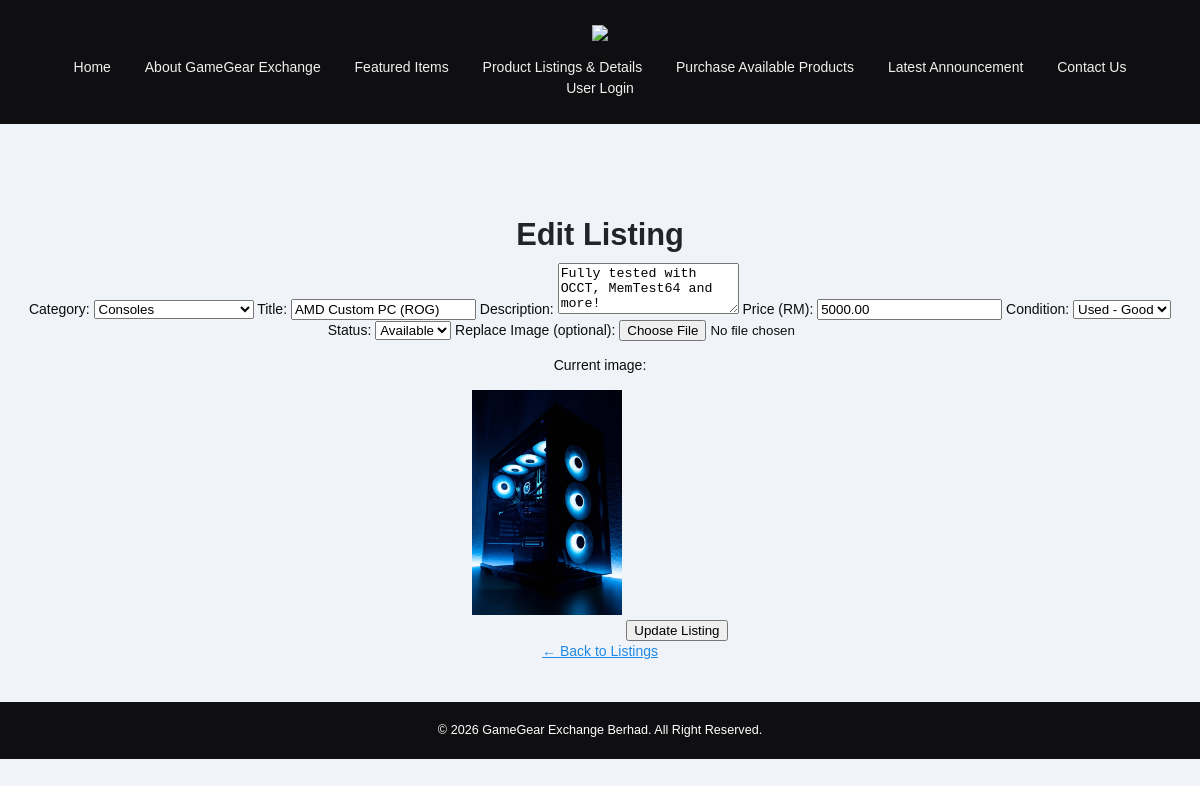
/gamegear/listings/edit.php?id=1, run on the app's committed database.
### tables this page shows
CREATE TABLE listings (
    listing_id INT AUTO_INCREMENT PRIMARY KEY,
    seller_id INT NULL,
    category_id INT NOT NULL,
    title VARCHAR(150) NOT NULL,
    description TEXT,
    price DECIMAL(10,2) NOT NULL,
    item_condition ENUM('New','Like New','Used - Good','Used - Fair') NOT NULL DEFAULT 'Used - Good',
    image_path VARCHAR(200),
    status ENUM('Available','Sold') NOT NULL DEFAULT 'Available',
    is_featured TINYINT(1) NOT NULL DEFAULT 0,
    views INT NOT NULL DEFAULT 0,
    created_at TIMESTAMP DEFAULT CURRENT_TIMESTAMP,
    FOREIGN KEY (seller_id) REFERENCES users(user_id) ON DELETE SET NULL,
    FOREIGN KEY (category_id) REFERENCES categories(category_id)
);

### gamegear/listings/edit.php (the view, shortened to what this page needs)
<?php include('../includes/db.php'); ?>
<!DOCTYPE html>
<html lang="en">
<head>
    <link rel="stylesheet" href="../style/style.css">
</head>
<body>
    <?php include('../content/header.php'); ?>
    <?php include('../content/navigation.php'); ?>
    <div id="contentWrapper">
        <h1>Edit Listing</h1>
        <?php
        if (!isset($_GET['id']) || !is_numeric($_GET['id'])) {
            echo "<p>No listing selected. <a href='index.php'>Back to Listings</a></p>";
        } else {
            $id = $_GET['id'];
            $stmt = mysqli_prepare($conn, "SELECT * FROM listings WHERE listing_id = ?");
            mysqli_stmt_bind_param($stmt, "i", $id);
            mysqli_stmt_execute($stmt);
            $result = mysqli_stmt_get_result($stmt);
            $listing = mysqli_fetch_assoc($result);
            if ($listing) {
                ?>
                <form action="edit.php?id=<?php echo $id; ?>" method="post" enctype="multipart/form-data">
                    <label for="category_id">Category:</label>
                    <select name="category_id" id="category_id">
                        <?php
                        $cat_result = mysqli_query($conn, "SELECT * FROM categories");
                        while ($cat = mysqli_fetch_assoc($cat_result)) {
                            $selected = ($cat['category_id'] == $listing['category_id']) ? "selected" : "";
                            echo "<option value='" . $cat['category_id'] . "' $selected>" . htmlspecialchars($cat['category_name']) . "</option>";
                        }
                        ?>
                    </select>
                    <label for="title">Title:</label>
                    <input type="text" name="title" id="title" value="<?php echo htmlspecialchars($listing['title']); ?>" required>
                    <label for="description">Description:</label>
                    <textarea name="description" id="description" rows="3"><?php echo htmlspecialchars($listing['description']); ?></textarea>
                    <label for="price">Price (RM):</label>
                    <input type="number" step="0.01" name="price" id="price" value="<?php echo $listing['price']; ?>" required>
                    <label for="item_condition">Condition:</label>
                    <select name="item_condition" id="item_condition">
                        <?php
                        $conditions = array('New', 'Like New', 'Used - Good', 'Used - Fair');
                        foreach ($conditions as $c) {
                            $selected = ($c == $listing['item_condition']) ? "selected" : "";
                            echo "<option value='$c' $selected>$c</option>";
                        }
                        ?>
                    </select>
                    <label for="status">Status:</label>
                    <select name="status" id="status">
                        <option value="Available" <?php echo ($listing['status'] == 'Available') ? 'selected' : ''; ?>>Available</option>
                    </select>
                    <label for="image">Replace Image (optional):</label>
                    <input type="file" name="image" id="image" accept="image/*">
                    <?php if ($listing['image_path'] != "") { ?>
                        <p>Current image:</p>
                        <img src="../<?php echo htmlspecialchars($listing['image_path']); ?>" width="150">
                    <?php } ?>
                    <button type="submit" name="update_listing" class="button">Update Listing</button>
                </form>
                <?php
            } else {
                echo "<p>Listing not found.</p>";
            }
        }
        ?>
        <a href="index.php">&larr; Back to Listings</a>
    </div>
    <?php include('../content/footer.php'); ?>
</body>
</html>

### gamegear/style/style.css (style rules this page uses)
body { color: rgb(13,13,13); background-color: rgb(240,244,248); font-family: Helvetica, Arial, sans-serif; font-size: 14px; line-height: 1.5em; margin: 0px 0px 0px 0px; padding: 0px 0px 0px 0px; }
h1,h2,h3,h4,h5,h6 { color: rgb(33, 37, 41); font-weight: bold; line-height: 1.25em; }
h1 { font-size: 2.2em; margin: 12px 0px 8px 0px; padding: 0px 0px 0px 0px; }
a, a:link, a:visited, a:hover { color: rgb(30, 136, 229); }
#contentWrapper { background-color: rgb(240,244,248); text-align: center; margin: 0px auto; padding: 40px 18px 40px 18px; }
#contentWrapper img { max-width: 100%; height: auto; margin-bottom: 20px; }

### data on the page
listings: title "AMD Custom PC (ROG)", description "Fully tested with OCCT, MemTest64 and more!", price "5000.00", status "Available", image_path (picture)

### other printed values
form field category_id "Consoles"
form field item_condition "Used - Good"
